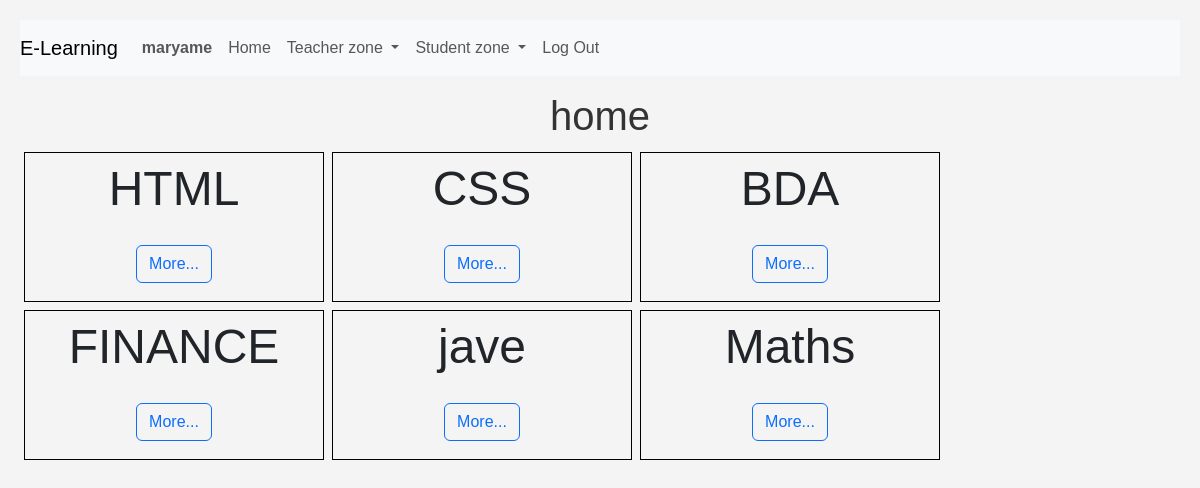
/ (signed in), run on the app's committed database.
### e_learning/models.py (models this page shows)
class User(AbstractUser):
    pass

class Subject(models.Model):
    subject_name = models.CharField(max_length=100 ,unique=True)
    subject_description =models.TextField(blank=True)
    created_at = models.DateTimeField(auto_now_add=True)
    teacher = models.ForeignKey(Teacher, on_delete=models.CASCADE, related_name="subject_teacher")
    course= models.ManyToManyField(Course ,related_name="course_subject")
    enrolled_by = models.ManyToManyField(Student, through='enroll' , through_fields=('subject', 'student'),related_name='enrolled_sub')

### e_learning/views.py (the view)
# urls.py: path("", views.index, name="index"),
def index(request):
    subjects= Subject.objects.all()
    return render(request, "e_learning/index.html",{
                "subjects": subjects, })

### e_learning/templates/e_learning/index.html (shortened to what this page needs)
{% extends "e_learning/layout.html" %}
{% load static %}
{% block body %}
<h1> home</h1>
<div style="display: flex; flex-wrap: wrap;
align-content: flex-start;
">
    {% for subject in subjects %}
    <div id="subject{{subject.id}}" style="border: 1px solid black ; height: 150px;width: 300px; margin: 4px; text-align: center; font-size: 3em;" >
       {{subject.subject_name}}
       <br>
       <a href="{%url 'subject' subject.subject_name %}" class="btn btn-outline-primary">More... </a>
    </div>
    {% endfor %}
</div>
{% endblock %}

### e_learning/templates/e_learning/layout.html (shortened to what this page needs)
{% load static %}
<!DOCTYPE html>
<html lang="en">
    <head>
        <link href="https://cdn.jsdelivr.net/npm/bootstrap@5.3.3/dist/css/bootstrap.min.css" rel="stylesheet">
        <link rel="stylesheet" href="{% static 'e_learning/styles.css' %}" >
    </head>
    <body>
        <nav class="navbar navbar-expand-lg navbar-light bg-light">
            <a class="navbar-brand" href="#">E-Learning</a>
            <div>
              <ul class="navbar-nav mr-auto">
                {% if user.is_authenticated %}
                    <li class="nav-item">
                        <a class="nav-link" href="{% url 'profil' %}"><strong>{{ user.username }}</strong></a>
                    </li>
                {% endif %}
                <li class="nav-item">
                  <a class="nav-link" href="{% url 'index' %}">Home</a>
                </li>
                {% if user.is_authenticated %}
                   <li class="nav-item dropdown">
                    <a class="nav-link dropdown-toggle"  role="button" data-bs-toggle="dropdown" aria-expanded="false">
                      Teacher zone
                    </a>
                  </li>
                  <li class="nav-item dropdown">
                    <a class="nav-link dropdown-toggle"  role="button" data-bs-toggle="dropdown" aria-expanded="false">
                      Student zone
                    </a>
                  </li>
                        <li class="nav-item"><a class="nav-link" href="{% url 'logout' %}">Log Out</a>
                    </li>
                {% endif %}
              </ul>
            </div>
          </nav>
        <div class="body">
            {% block body %}
            {% endblock %}
        </div>
    </body>
    </html>

### e_learning/static/e_learning/styles.css (style rules this page uses)
body { font-family: Arial, sans-serif; background-color: #f4f4f4; margin: 0; padding: 20px; }
h1 { text-align: center; color: #333; }

### data on the page
User: username "maryame"
Subject: subject_name "HTML"
Subject: subject_name "CSS"
Subject: subject_name "BDA"
Subject: subject_name "FINANCE"
Subject: subject_name "jave"
Subject: subject_name "Maths"
